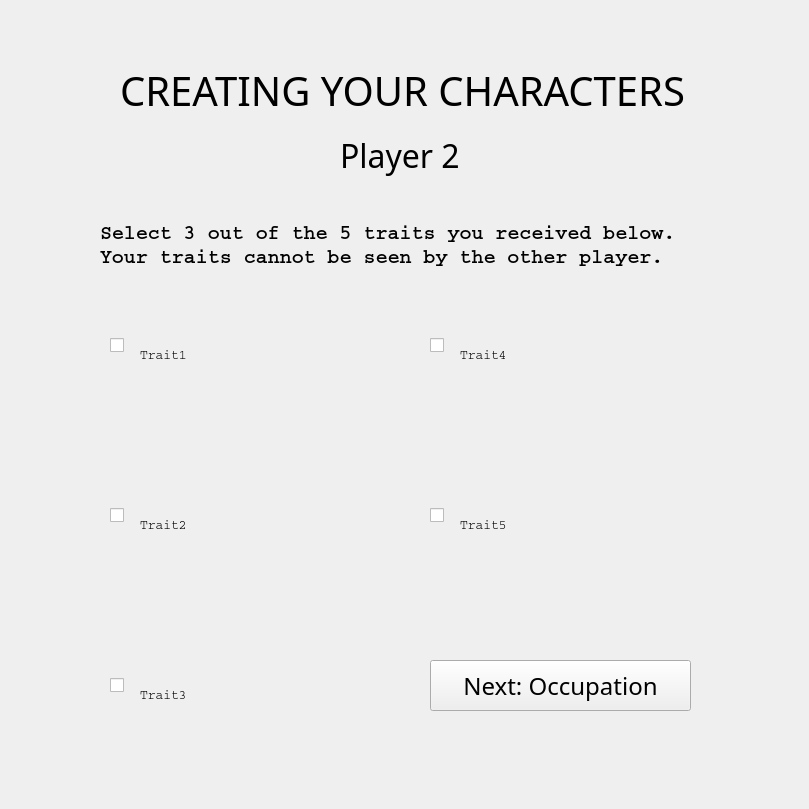
    <widget class="QWidget" name="page_5_trait2">
     <widget class="QWidget" name="widget_5" native="true">
      <property name="geometry">
       <rect>
        <x>0</x>
        <y>0</y>
        <width>800</width>
        <height>800</height>
       </rect>
      </property>
      <widget class="QCheckBox" name="checkBox_6">
       <property name="geometry">
        <rect>
         <x>110</x>
         <y>290</y>
         <width>281</width>
         <height>111</height>
        </rect>
       </property>
       <property name="font">
        <font>
         <family>Courier</family>
         <pointsize>10</pointsize>
        </font>
       </property>
       <property name="styleSheet">
        <string notr="true">color: rgb(0, 0, 0);</string>
       </property>
       <property name="text">
        <string/>
       </property>
      </widget>
      <widget class="QCheckBox" name="checkBox_7">
       <property name="geometry">
        <rect>
         <x>110</x>
         <y>460</y>
         <width>281</width>
         <height>111</height>
        </rect>
       </property>
       <property name="font">
        <font>
         <family>Courier</family>
         <pointsize>10</pointsize>
        </font>
       </property>
       <property name="styleSheet">
        <string notr="true">color: rgb(0, 0, 0);</string>
       </property>
       <property name="text">
        <string/>
       </property>
      </widget>
      <widget class="QCheckBox" name="checkBox_8">
       <property name="geometry">
        <rect>
         <x>110</x>
         <y>630</y>
         <width>281</width>
         <height>111</height>
        </rect>
       </property>
       <property name="font">
        <font>
         <family>Courier</family>
         <pointsize>10</pointsize>
        </font>
       </property>
       <property name="styleSheet">
        <string notr="true">color: rgb(0, 0, 0);</string>
       </property>
       <property name="text">
        <string/>
       </property>
      </widget>
      <widget class="QCheckBox" name="checkBox_9">
       <property name="geometry">
        <rect>
         <x>430</x>
         <y>290</y>
         <width>281</width>
         <height>111</height>
        </rect>
       </property>
       <property name="font">
        <font>
         <family>Courier</family>
         <pointsize>10</pointsize>
        </font>
       </property>
       <property name="styleSheet">
        <string notr="true">color: rgb(0, 0, 0);</string>
       </property>
       <property name="text">
        <string/>
       </property>
      </widget>
      <widget class="QCheckBox" name="checkBox_10">
       <property name="geometry">
        <rect>
         <x>430</x>
         <y>460</y>
         <width>281</width>
         <height>111</height>
        </rect>
       </property>
       <property name="font">
        <font>
         <family>Courier</family>
         <pointsize>10</pointsize>
        </font>
       </property>
       <property name="styleSheet">
        <string notr="true">color: rgb(0, 0, 0);</string>
       </property>
       <property name="text">
        <string/>
       </property>
      </widget>
      <widget class="QLabel" name="label_15">
       <property name="geometry">
        <rect>
         <x>120</x>
         <y>70</y>
         <width>611</width>
         <height>41</height>
        </rect>
       </property>
       <property name="font">
        <font>
         <family>Bell MT</family>
         <pointsize>30</pointsize>
        </font>
       </property>
       <property name="styleSheet">
        <string notr="true">color: rgb(0, 0, 0);</string>
       </property>
       <property name="text">
        <string>CREATING YOUR CHARACTERS</string>
       </property>
      </widget>
      <widget class="QLabel" name="label_16">
       <property name="geometry">
        <rect>
         <x>100</x>
         <y>210</y>
         <width>651</width>
         <height>71</height>
        </rect>
       </property>
       <property name="font">
        <font>
         <family>Courier</family>
         <pointsize>15</pointsize>
         <italic>false</italic>
         <bold>true</bold>
        </font>
       </property>
       <property name="styleSheet">
        <string notr="true">color: rgb(0, 0, 0);</string>
       </property>
       <property name="text">
        <string>Select 3 out of the 5 traits you received below. 
Your traits cannot be seen by the other player.</string>
       </property>
       <property name="wordWrap">
        <bool>true</bool>
       </property>
      </widget>
      <widget class="QLabel" name="label_17">
       <property name="geometry">
        <rect>
         <x>340</x>
         <y>120</y>
         <width>181</width>
         <height>71</height>
        </rect>
       </property>
       <property name="font">
        <font>
         <family>OCR A Extended</family>
         <pointsize>24</pointsize>
        </font>
       </property>
       <property name="styleSheet">
        <string notr="true">color: rgb(0, 0, 0);</string>
       </property>
       <property name="text">
        <string>Player 2</string>
       </property>
      </widget>
      <widget class="QPushButton" name="pushButton_7">
       <property name="geometry">
        <rect>
         <x>430</x>
         <y>660</y>
         <width>261</width>
         <height>51</height>
        </rect>
       </property>
       <property name="font">
        <font>
         <family>OCR A Extended</family>
         <pointsize>18</pointsize>
        </font>
       </property>
       <property name="text">
        <string>Next: Occupation</string>
       </property>
      </widget>
      <widget class="QLabel" name="label_18">
       <property name="geometry">
        <rect>
         <x>140</x>
         <y>290</y>
         <width>271</width>
         <height>131</height>
        </rect>
       </property>
       <property name="font">
        <font>
         <family>Courier</family>
         <pointsize>10</pointsize>
        </font>
       </property>
       <property name="text">
        <string>Trait1</string>
       </property>
       <property name="wordWrap">
        <bool>true</bool>
       </property>
      </widget>
      <widget class="QLabel" name="label_19">
       <property name="geometry">
        <rect>
         <x>140</x>
         <y>460</y>
         <width>271</width>
         <height>131</height>
        </rect>
       </property>
       <property name="font">
        <font>
         <family>Courier</family>
         <pointsize>10</pointsize>
        </font>
       </property>
       <property name="text">
        <string>Trait2</string>
       </property>
       <property name="wordWrap">
        <bool>true</bool>
       </property>
      </widget>
      <widget class="QLabel" name="label_20">
       <property name="geometry">
        <rect>
         <x>140</x>
         <y>630</y>
         <width>271</width>
         <height>131</height>
        </rect>
       </property>
       <property name="font">
        <font>
         <family>Courier</family>
         <pointsize>10</pointsize>
        </font>
       </property>
       <property name="text">
        <string>Trait3</string>
       </property>
       <property name="wordWrap">
        <bool>true</bool>
       </property>
      </widget>
      <widget class="QLabel" name="label_21">
       <property name="geometry">
        <rect>
         <x>460</x>
         <y>290</y>
         <width>271</width>
         <height>131</height>
        </rect>
       </property>
       <property name="font">
        <font>
         <family>Courier</family>
         <pointsize>10</pointsize>
        </font>
       </property>
       <property name="text">
        <string>Trait4</string>
       </property>
       <property name="wordWrap">
        <bool>true</bool>
       </property>
      </widget>
      <widget class="QLabel" name="label_22">
       <property name="geometry">
        <rect>
         <x>460</x>
         <y>460</y>
         <width>271</width>
         <height>131</height>
        </rect>
       </property>
       <property name="font">
        <font>
         <family>Courier</family>
         <pointsize>10</pointsize>
        </font>
       </property>
       <property name="text">
        <string>Trait5</string>
       </property>
       <property name="wordWrap">
        <bool>true</bool>
       </property>
      </widget>
     </widget>
    </widget>
